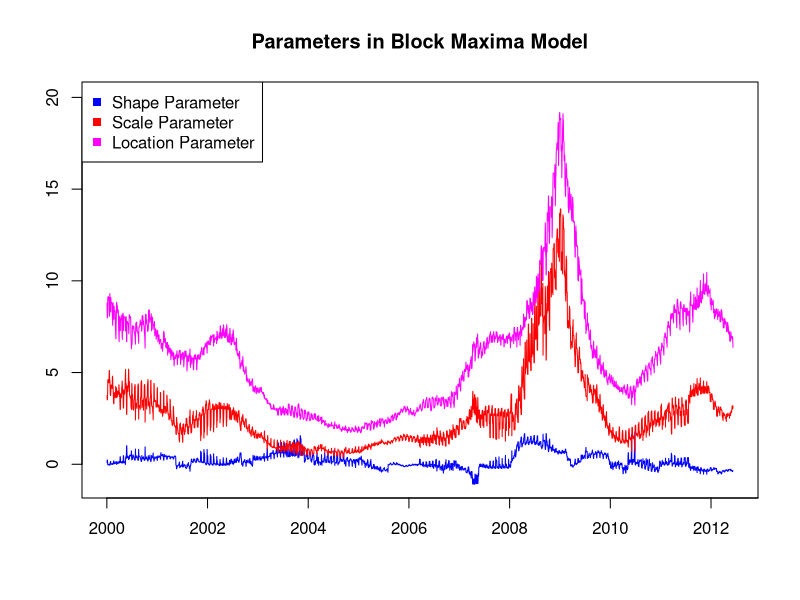

This chart was generated by the following R code:
# clear variables and close windows
rm(list = ls(all = TRUE))
graphics.off()

# load data
k = t(read.table("kappa0012_bMax_Portf.dat.txt"))
a = t(read.table("alpha0012_bMax_Portf.dat.txt"))
b = t(read.table("beta0012_bMax_Portf.dat.txt"))

# Plot the shape, scale and location parameter.
plot(k, type = "l", col = "blue", ylim = c(-1, 20), ylab = c(""), xlab = c(""), 
    axes = FALSE)
lines(a, col = "red")
lines(b, col = "magenta")
title("Parameters in Block Maxima Model")
box()
axis(1, seq(0, length = 8, by = 500), seq(2000, 2014, by = 2))
axis(2)
legend("topleft", c("Shape Parameter", "Scale Parameter", "Location Parameter"), 
    pch = c(15, 15, 15), col = c("blue", "red", "magenta"))
